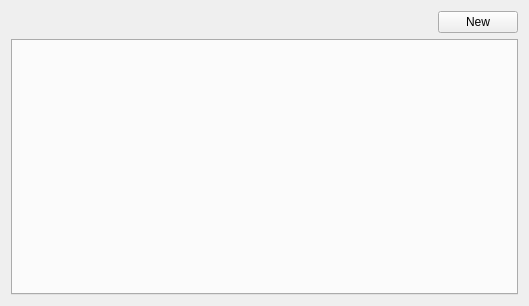
<?xml version="1.0" encoding="UTF-8"?>
<ui version="4.0">
 <class>InsertEffectsWidget</class>
 <widget class="QWidget" name="InsertEffectsWidget">
  <property name="geometry">
   <rect>
    <x>0</x>
    <y>0</y>
    <width>529</width>
    <height>306</height>
   </rect>
  </property>
  <property name="minimumSize">
   <size>
    <width>500</width>
    <height>300</height>
   </size>
  </property>
  <property name="windowTitle">
   <string>Form</string>
  </property>
  <layout class="QVBoxLayout" name="verticalLayout">
   <item>
    <layout class="QHBoxLayout" name="horizontalLayout">
     <item>
      <spacer name="horizontalSpacer">
       <property name="orientation">
        <enum>Qt::Horizontal</enum>
       </property>
       <property name="sizeHint" stdset="0">
        <size>
         <width>40</width>
         <height>20</height>
        </size>
       </property>
      </spacer>
     </item>
     <item>
      <widget class="QPushButton" name="btnNew">
       <property name="text">
        <string>New</string>
       </property>
       <property name="checkable">
        <bool>false</bool>
       </property>
      </widget>
     </item>
    </layout>
   </item>
   <item>
    <widget class="QTabWidget" name="tabs">
     <property name="currentIndex">
      <number>-1</number>
     </property>
     <property name="tabsClosable">
      <bool>true</bool>
     </property>
    </widget>
   </item>
  </layout>
 </widget>
 <resources/>
 <connections/>
</ui>
